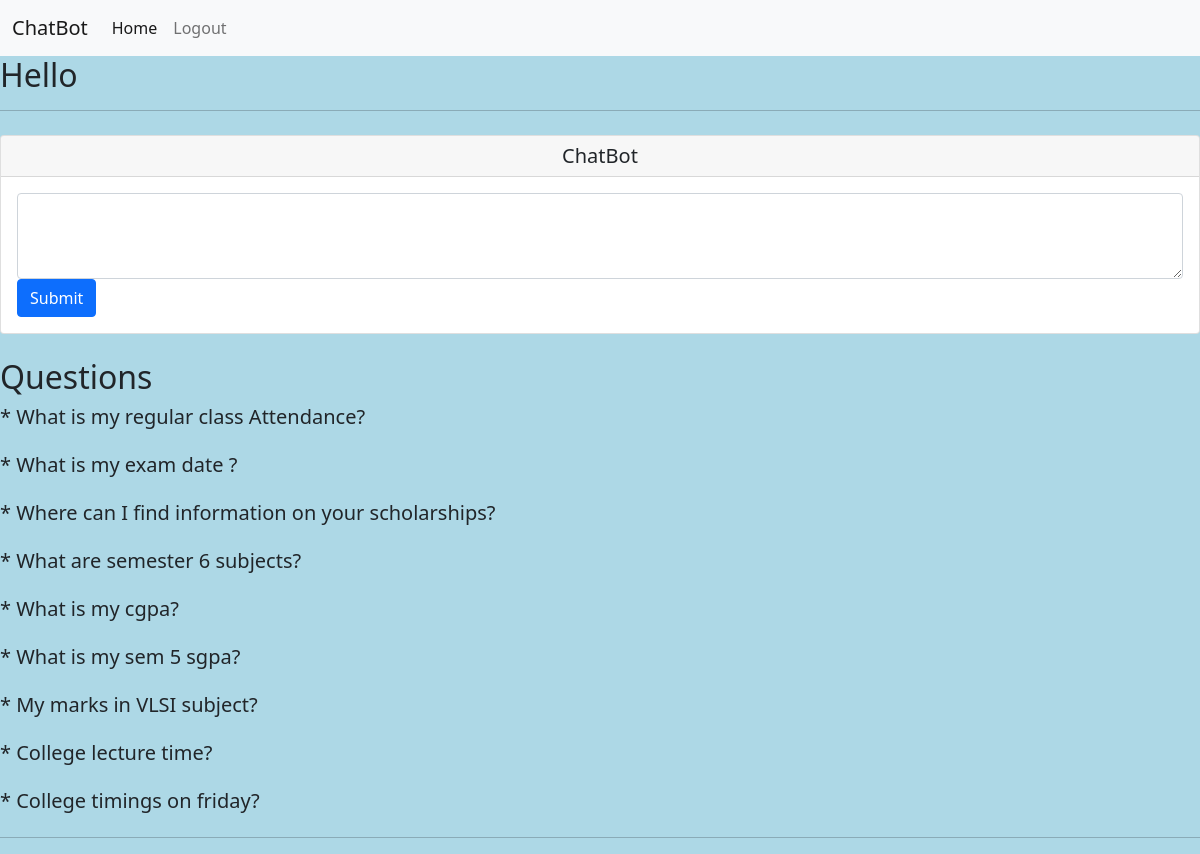
/index, run on the app's committed database.
### app/models.py (models this page shows)
class QNA(models.Model):
    question = models.TextField(max_length=100)

### app/views.py (the view)
# urls.py: path('index', views.index, name='index'),
def index(request):
    comments = QNA.objects.all()
    return render(request, 'index.html',{'comments':comments})

### app/templates/index.html (shortened to what this page needs)
<!doctype html>
<html lang="en">
  <head>
    <link href="https://cdn.jsdelivr.net/npm/bootstrap@5.0.0/dist/css/bootstrap.min.css" rel="stylesheet">
  </head>
  <body style="background-color: lightblue;">
        <nav class="navbar navbar-expand-lg navbar-light bg-light">
                <div class="container-fluid">
                  <a class="navbar-brand" href="#">ChatBot</a>
                  <div class="collapse navbar-collapse" id="navbarNav">
                    <ul class="navbar-nav">
                      <li class="nav-item">
                        <a class="nav-link active" aria-current="page" href="#">Home</a>
                      </li>
                      <li class="nav-item">
                        <a class="nav-link" href="{% url 'logout' %}">Logout</a>
                      </li>
                    </ul>
                  </div>
                </div>
        </nav>
              <h2>Hello {{request.user.first_name}} {{request.user.last_name}}</h2>
              <hr>
    <div class="search">
<div class="card my-4">
        <h5 class="card-header" style="text-align: center;">ChatBot</h5>
        <div class="card-body">
            <form method="POST" action="search">
            <div class="form-group">
              <textarea class="form-control" rows="3" name="search"></textarea>
            </div>
            <button type="submit" class="btn btn-primary">Submit</button>
          </form>
        </div>
      </div>
      <h2>Questions</h2>
                {% for com in comments %}
        <div class="media mb-4">
                <div class="media-body">
                        <h5 class="mt-0">*  {{ com.question }}</h5>
                </div>
        </div>
                {% endfor %}
<hr>
    </div>
  </body>
</html>

### app/templates/index.html (style rules this page uses)
body { background: url(""); }

### data on the page
QNA: question "What is my regular class Attendance?"
QNA: question "What is my exam date ?"
QNA: question "Where can I find information on your scholarships?"
QNA: question "What are semester 6 subjects?"
QNA: question "What is my cgpa?"
QNA: question "What is my sem 5 sgpa?"
QNA: question "My marks in VLSI subject?"
QNA: question "College lecture time?"
QNA: question "College timings on friday?"
